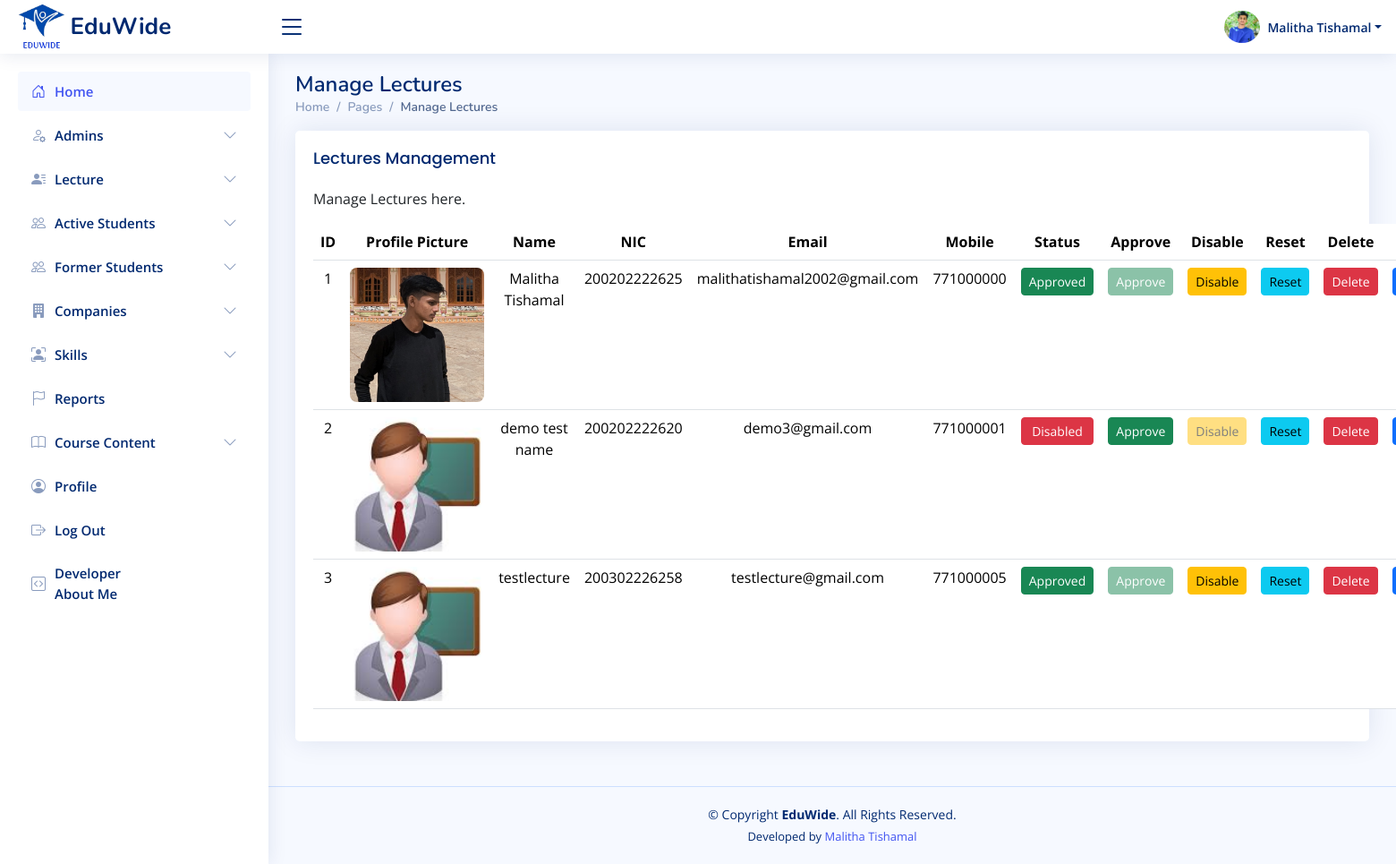
The app's page /admin/manage-lectures.php (signed in) with its own data.
### tables this page shows
CREATE TABLE `lectures` (
  `id` int(11) NOT NULL,
  `username` varchar(255) NOT NULL,
  `nic` varchar(20) NOT NULL,
  `email` varchar(255) NOT NULL,
  `mobile` varchar(15) DEFAULT NULL,
  `linkedin` varchar(200) NOT NULL,
  `blog` varchar(200) NOT NULL,
  `github` varchar(200) NOT NULL,
  `facebook` varchar(200) NOT NULL,
  `password` varchar(255) NOT NULL,
  `profile_picture` varchar(255) DEFAULT 'uploads/profile_pictures/default.png',
  `created_at` timestamp NOT NULL DEFAULT current_timestamp(),
  `status` varchar(20) DEFAULT 'pending'
);

### admin/manage-lectures.php (the view, shortened to what this page needs)
<?php
require_once '../includes/db-conn.php';
$user_id = $_SESSION['admin_id'];
$sql = "SELECT username, email, nic, mobile, profile_picture FROM admins WHERE id = ?";
$stmt = $conn->prepare($sql);
$stmt->bind_param("i", $user_id);
$stmt->execute();
$result = $stmt->get_result();
$user = $result->fetch_assoc();
$sql = "SELECT * FROM lectures";
$result = $conn->query($sql);
?>
<!DOCTYPE html>
<html lang="en">
<head>
  <?php include_once("../includes/css-links-inc.php"); ?>
</head>
<body>
  <?php include_once("../includes/header.php") ?>
  <?php include_once("../includes/sadmin-sidebar.php") ?>
  <main id="main" class="main">
    <div class="pagetitle">
      <h1>Manage Lectures</h1>
      <nav>
        <ol class="breadcrumb">
          <li class="breadcrumb-item"><a href="index.html">Home</a></li>
          <li class="breadcrumb-item">Pages</li>
          <li class="breadcrumb-item active">Manage Lectures</li>
        </ol>
      </nav>
    </div>
    <section class="section">
      <div class="row">
        <div class="col-lg-12">
          <div class="card">
            <div class="card-body">
              <h5 class="card-title">Lectures Management</h5>
              <p>Manage Lectures here.</p>
              <table class="table datatable">
                <thead class="align-middle text-center">
                  <tr>
                    <th>ID</th>
                    <th>Profile Picture</th>
                    <th>Name</th>
                    <th>NIC</th>
                    <th>Email</th>
                    <th>Mobile</th>
                    <th>Status</th>
                    <th>Approve</th>
                    <th>Disable</th>
                    <th>Reset</th>
                    <th>Delete</th>
                    <th>Edit</th>
                  </tr>
                </thead>
                <tbody>
                  <?php
                  if ($result->num_rows > 0) {
                      while ($row = $result->fetch_assoc()) {
                          $status = strtolower($row['status']);
                          $approveDisabled = ($status === 'approved' || $status === 'active') ? "disabled" : "";
                          $disableDisabled = ($status === 'disabled' || $status === 'pending') ? "disabled" : "";
                          echo "<tr class='text-center'>";
                          echo "<td>{$row['id']}</td>";
                          echo "<td><img src='../lectures/{$row['profile_picture']}' alt='Profile' width='150' height='150' style='object-fit:cover;border-radius:8px;'></td>";
                          echo "<td>{$row['username']}</td>";
                          echo "<td>{$row['nic']}</td>";
                          echo "<td>{$row['email']}</td>";
                          echo "<td>{$row['mobile']}</td>";
                          echo "<td>";
                          if ($status === 'approved' || $status === 'active') {
                              echo "<span class='btn btn-success btn-sm w-100'>Approved</span>";
                          } elseif ($status === 'disabled') {
                              echo "<span class='btn btn-danger btn-sm w-100'>Disabled</span>";
                          } elseif ($status === 'pending') {
                              echo "<span class='btn btn-warning btn-sm w-100'>Pending</span>";
                          } else {
                              echo "<span class='btn btn-secondary btn-sm w-100'>" . ucfirst($row['status']) . "</span>";
                          }
                          echo "</td>";
                          echo "<td><button class='btn btn-success btn-sm w-100 approve-btn' data-id='{$row['id']}' {$approveDisabled}>Approve</button></td>";
                          echo "<td><button class='btn btn-warning btn-sm w-100 disable-btn' data-id='{$row['id']}' {$disableDisabled}>Disable</button></td>";
                          echo "<td><button class='btn btn-info btn-sm w-100 reset-btn' data-id='{$row['id']}'>Reset</button></td>";
                          echo "<td><button class='btn btn-danger btn-sm w-100 delete-btn' data-id='{$row['id']}'>Delete</button></td>";
                          echo "<td><a href='edit-lecture.php?id={$row['id']}' class='btn btn-primary btn-sm w-100'>Edit</a></td>";
                          echo "</tr>";
                      }
                  } else {
                      echo "<tr><td colspan='13' class='text-center'>No lecturers found.</td></tr>";
                  }
                  ?>
                </tbody>
              </table>
            </div>
          </div>
        </div>
      </div>
    </section>
  </main>
  <?php include_once("../includes/footer.php") ?>
</body>
</html>

### includes/header.php (shortened to what this page needs)
<header id="header" class="header fixed-top d-flex align-items-center">
    <div class="d-flex align-items-center justify-content-between">
        <a href="" class="logo d-flex align-items-center">
            <img src="<?php echo $base_url; ?>assets/images/logos/eduwide-logo.png" alt="">
            <span class="d-none d-lg-block">EduWide</span>
        </a>
        <i class="bi bi-list toggle-sidebar-btn"></i>
    </div>
    <nav class="header-nav ms-auto">
        <ul class="d-flex align-items-center">
            <?php
                $profilePic = isset($user['profile_picture']) && $user['profile_picture'] ? $user['profile_picture'] : 'default.png';
            ?>
            <li class="nav-item dropdown pe-3">
                <a class="nav-link nav-profile d-flex align-items-center pe-0" href="#" data-bs-toggle="dropdown">
                   <img id="profilePicture" src="<?php echo $profilePic; ?>" alt="Profile Picture" class="rounded-circle" style="width: 40px !important; height: 40px !important; object-fit: cover;">
                    <span class="d-none d-md-block dropdown-toggle ps-2"><?php echo htmlspecialchars($user['username']); ?></span>
                </a>
            </li>
        </ul>
    </nav>
</header>

### assets/css/style.css (style rules this page uses)
:root { scroll-behavior: smooth; }
body { font-family: "Open Sans", sans-serif; background: #f6f9ff; color: #444444; }
a { color: #4154f1; text-decoration: none; }
h1, h2, h3, h4, h5, h6 { font-family: "Nunito", sans-serif; }
#main { margin-top: 60px; padding: 20px 30px; transition: all 0.3s; }
.pagetitle { margin-bottom: 10px; }
.pagetitle h1 { font-size: 24px; margin-bottom: 0; font-weight: 600; color: #012970; }
.card { margin-bottom: 30px; border: none; border-radius: 5px; box-shadow: 0px 0 30px rgba(1, 41, 112, 0.1); }
.card-title { padding: 20px 0 15px 0; font-size: 18px; font-weight: 500; color: #012970; font-family: "Poppins", sans-serif; }
.card-body { padding: 0 20px 20px 20px; }
.breadcrumb { font-size: 14px; font-family: "Nunito", sans-serif; color: #899bbd; font-weight: 600; }
.breadcrumb a { color: #899bbd; transition: 0.3s; }
.breadcrumb .breadcrumb-item::before { color: #899bbd; }
.breadcrumb .active { color: #51678f; font-weight: 600; }
.logo { line-height: 1; }
@media (min-width: 1200px) { .logo { width: 280px; } }
.logo img { max-height: 50px; margin-right: 6px; }
.logo span { font-size: 26px; font-weight: 700; color: #012970; font-family: "Nunito", sans-serif; }
.header { transition: all 0.5s; z-index: 997; height: 60px; box-shadow: 0px 2px 20px rgba(1, 41, 112, 0.1); background-color: #fff; padding-left: 20px; }
.header .toggle-sidebar-btn { font-size: 32px; padding-left: 10px; cursor: pointer; color: #012970; }
.header-nav ul { list-style: none; }
.header-nav>ul { margin: 0; padding: 0; }
.header-nav .nav-profile { color: #012970; }
.header-nav .nav-profile img { max-height: 36px; }
.header-nav .nav-profile span { font-size: 14px; font-weight: 600; }
@media (min-width: 1200px) { #main, #footer { margin-left: 300px; } }

### admin/manage-lectures.php (style rules this page uses)
.btn[disabled] { opacity: 0.5; pointer-events: none; }

### records on screen
lectures: id "1", profile_picture (picture), username "Malitha Tishamal", nic "200202222625", email "malithatishamal2002@gmail.com", mobile "771000000", status "Approved"
lectures: id "2", profile_picture (placeholder picture), username "demo test name", nic "200202222620", email "demo3@gmail.com", mobile "771000001", status "Disabled"
lectures: id "3", profile_picture (placeholder picture), username "testlecture", nic "200302226258", email "testlecture@gmail.com", mobile "771000005", status "Approved"

### other values on screen
$user['username'] "Malitha Tishamal"
